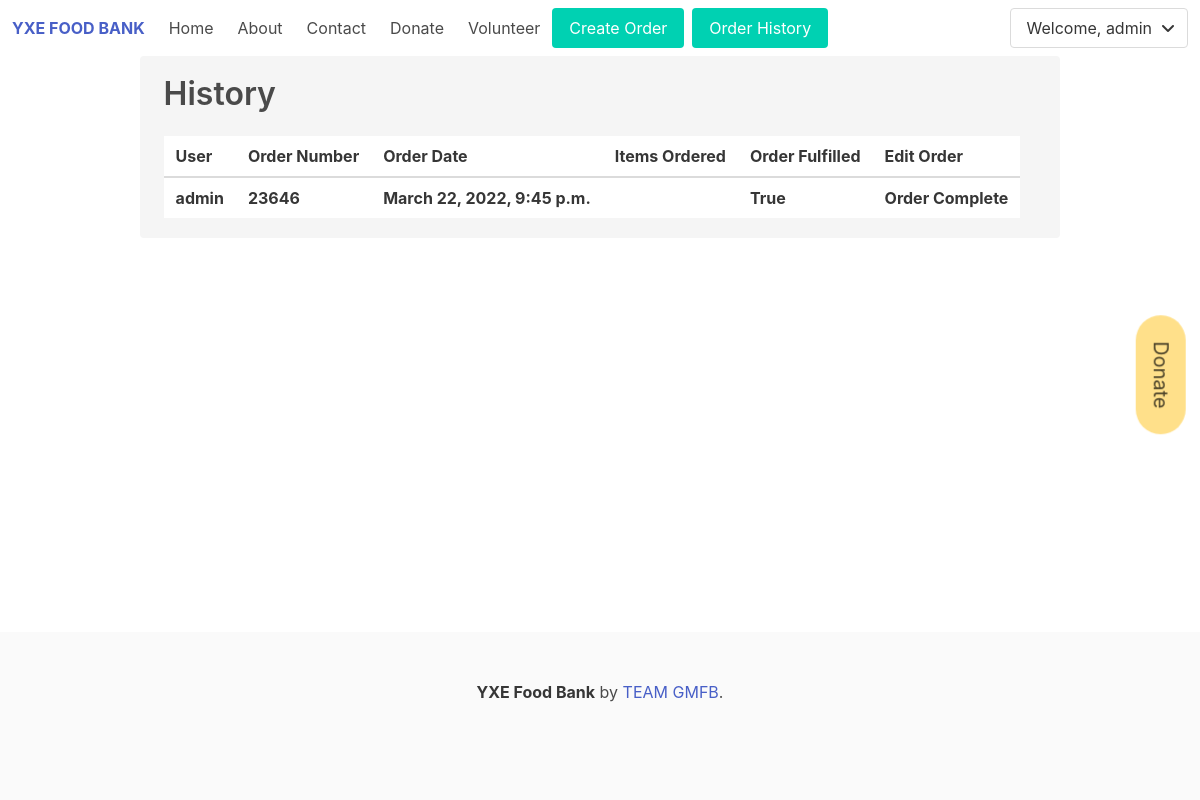
/history/ (signed in), run on an earlier commit of the app's database.
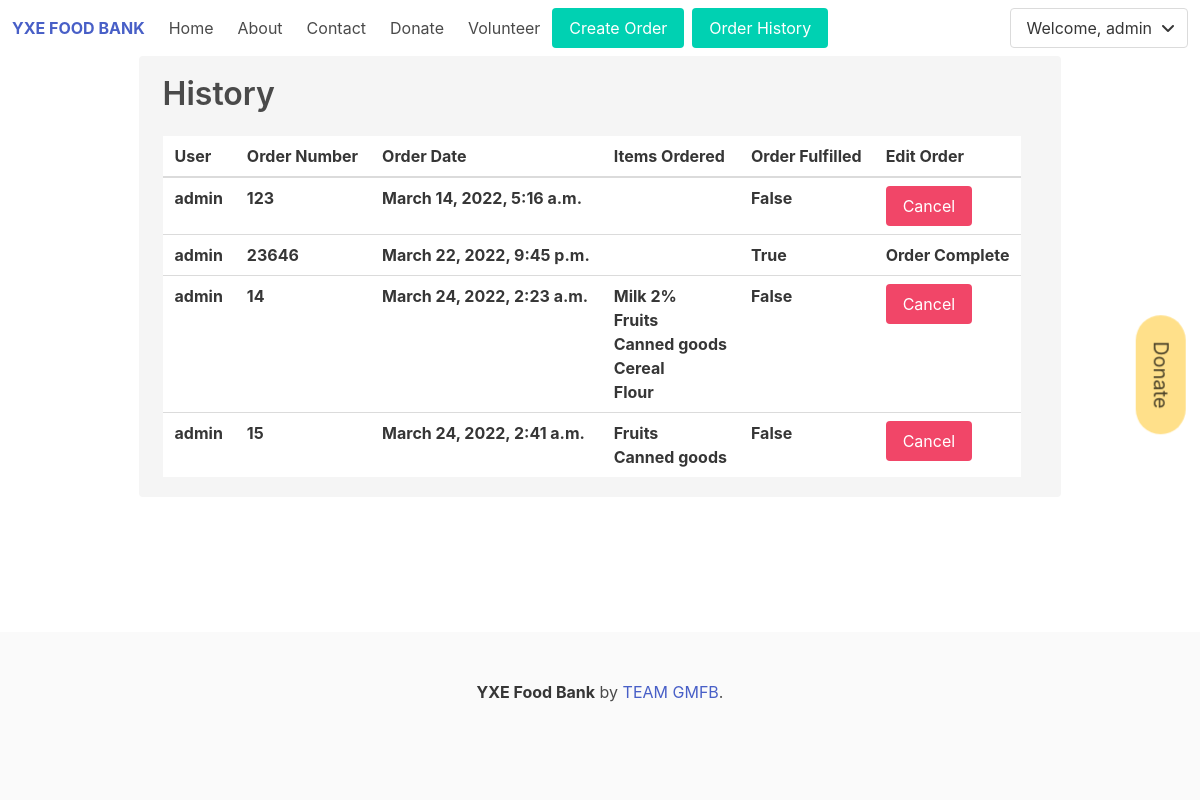
And on a later commit of the database.
### store/models.py (models this page shows, shortened)
class Form(models.Model):
    customer = models.ForeignKey(
        Account, on_delete=models.SET_NULL, blank=True, null=True)
    date_ordered = models.DateTimeField(auto_now_add=True)
    complete = models.BooleanField(default=False, null=True, blank=False)
    transaction_id = models.CharField(max_length=200, null=True)
    notes = models.CharField(default="No Comments", max_length=200, null=True)
    fufilled = models.BooleanField(default=False, null=True, blank=False)
    def __str__(self):
        return str(self.id)

class Formitems(models.Model):
    product = models.ForeignKey(
        Product, on_delete=models.SET_NULL, blank=True, null=True)
    form = models.ForeignKey(
        Form, on_delete=models.SET_NULL, blank=True, null=True)
    quantity = models.IntegerField(default=0, null=True, blank=True)
    date_added = models.DateTimeField(auto_now_add=True)

class Product(models.Model):
    name = models.CharField(max_length=200, null=True)
    quantity = models.IntegerField(default=0, null=True, blank=True)
    image = models.ImageField(null=True, blank=True)
    description = models.CharField(max_length=200, null=True)
    calories = models.IntegerField(default=0, null=True, blank=True)
    def __str__(self):
        return self.name

### account/models.py (models this page shows, shortened)
class Account(AbstractBaseUser):
    email = models.EmailField(verbose_name="email", max_length=60, unique=True)
    username = models.CharField(max_length=30, unique=True)
    date_joined = models.DateTimeField(
        verbose_name='date joined', auto_now_add=True)
    last_login = models.DateTimeField(verbose_name='last login', auto_now=True)
    is_admin = models.BooleanField(default=False)
    is_active = models.BooleanField(default=True)
    is_staff = models.BooleanField(default=False)
    is_superuser = models.BooleanField(default=False)
    phone = models.CharField(verbose_name="phone", max_length=10, unique=True)
    first_name = models.CharField(max_length=30)
    last_name = models.CharField(max_length=30)
    USERNAME_FIELD = 'username'
    REQUIRED_FIELDS = ['email', 'phone', 'first_name', 'last_name']
    objects = MyAccountManager()
    def __str__(self):
        return self.username

### userHist/views.py (the view)
# urls.py: path('history/', views.userHistPage, name="userHist"),
def userHistPage(request):
    user = request.user
    products = Product.objects.all()
    accounts = Account.objects.all()
    form = Form.objects.all().filter(customer=user).filter(complete=True)
    formitem = Formitems.objects.all()
    context = {'products':products,'account':accounts,'form': form, 'formitems':formitem}
    if (request.method == 'POST') and ('delete' in request.POST):
        for x in form:
            x.delete()
            return redirect('userHist')
    return render(request, 'userHist.html', context)

### userHist/templates/userHist.html (shortened to what this page needs)
{% extends 'main.html' %} {% block content %}
<div class="container">
  <div class="notification is-secondary">
    <div class="title">History</div>
      <div class="table-container">
        <table class="table">
          <thead>
            <tr>
              <th>User</th>
              <th>Order Number</th>
              <th>Order Date</th>
              <th>Items Ordered</th>
              <th>Order Fulfilled</th>
              <th>Edit Order</th>
            </tr>
          </thead>
          <tbody>
            <tr>
              {% for x in form %}
              <th>{{ x.customer }}</th>
              <th>{{ x.transaction_id }}</th>
              <th>{{ x.date_ordered }}</th>
              <th>
              {% for y in formitems %}
              {% if x.transaction_id|stringformat:"s" == y.form|stringformat:"s" %}
              <dl>{{ y.product }}</dl>
              {% endif %}
              {% endfor %}
              </th>
              <th>{{ x.fufilled }}</th>
              {% if x.fufilled == False %}
              <th>
                <form method="POST">
                     <div class="buttons">
                       <button name="delete" value="{{x.transaction_id}}"
                         class="button is-danger">Cancel</button>
                     </div>
               </form>
              </th>
              {% else %}
              <th>Order Complete</th>
              {% endif %}
            </tr>
            {% endfor %}
          </tbody>
        </table>
      </div>
  </div>
</div>
{% endblock content %}

### templates/navbar.html (shortened to what this page needs)
<nav class="navbar" role="navigation" aria-label="main navigation">
  <div class="navbar-brand">
    <a class="navbar-item logotext" href="/"> YXE FOOD BANK </a>
  </div>
  <div id="navbarBasicExample" class="navbar-menu">
    <div class="navbar-start">
      <a class="navbar-item" href="{% url 'home' %}"> Home </a>
      <a class="navbar-item" href="{% url 'about' %}"> About </a>
      <a class="navbar-item"href="{% url 'contact' %}"> Contact </a>
      <a class="navbar-item" href="{% url 'donate' %}"> Donate </a>
      <a class="navbar-item" href="{% url 'volunteer' %}"> Volunteer </a>
      {% if request.user.is_authenticated %}
          <nav class="level" href="{% url 'store' %}">
            <div class="level-item has-text-centered">
              <div>
                <div class="buttons">
                  <button class="button is-primary" onclick="location.href='{% url "store" %}' " >Create Order</button>
                  <button class="button is-primary" onclick="location.href='{% url "userHist" %}' " >Order History</button>
                </div>
              </div>
            </div>
      {% endif %}
    </div>
    <div class="navbar-end">
      <div class="navbar-item">
        <div class="buttons">
          {% if request.user.is_authenticated %}
          <div class="dropdown is-hoverable">
            <div class="dropdown-trigger">
              <button
                class="button"
                aria-haspopup="true"
                aria-controls="dropdown-menu4"
              >
                <span>Welcome, {{request.user}}</span>
                <span class="icon is-small">
                  <i class="fas fa-angle-down" aria-hidden="true"></i>
                </span>
              </button>
            </div>
          </div>
          {% else %}
          <a class="button is-light" href="/login"> Log in </a>
          <a href="{% url 'register' %}" class="button is-primary">
            <strong>Sign up</strong>
          </a>
          {% endif %}
        </div>
      </div>
    </div>
  </div>
</nav>

What changed in the data, as far as the page shows it:
now on this page (row edited): Form: customer "admin", transaction_id "123", date_ordered "March 14, 2022, 5:16 a.m.", fufilled "False"
added Form: customer "admin", transaction_id "14", date_ordered "March 24, 2022, 2:23 a.m.", fufilled "False"
added Formitems: product "Milk 2%", shown under "admin"
added Formitems: product "Fruits", shown under "admin"
added Formitems: product "Canned goods", shown under "admin"
added Formitems: product "Cereal", shown under "admin"
added Formitems: product "Flour", shown under "admin"
added Form: customer "admin", transaction_id "15", date_ordered "March 24, 2022, 2:41 a.m.", fufilled "False"
added Formitems: product "Fruits", shown under "admin"
added Formitems: product "Canned goods", shown under "admin"
